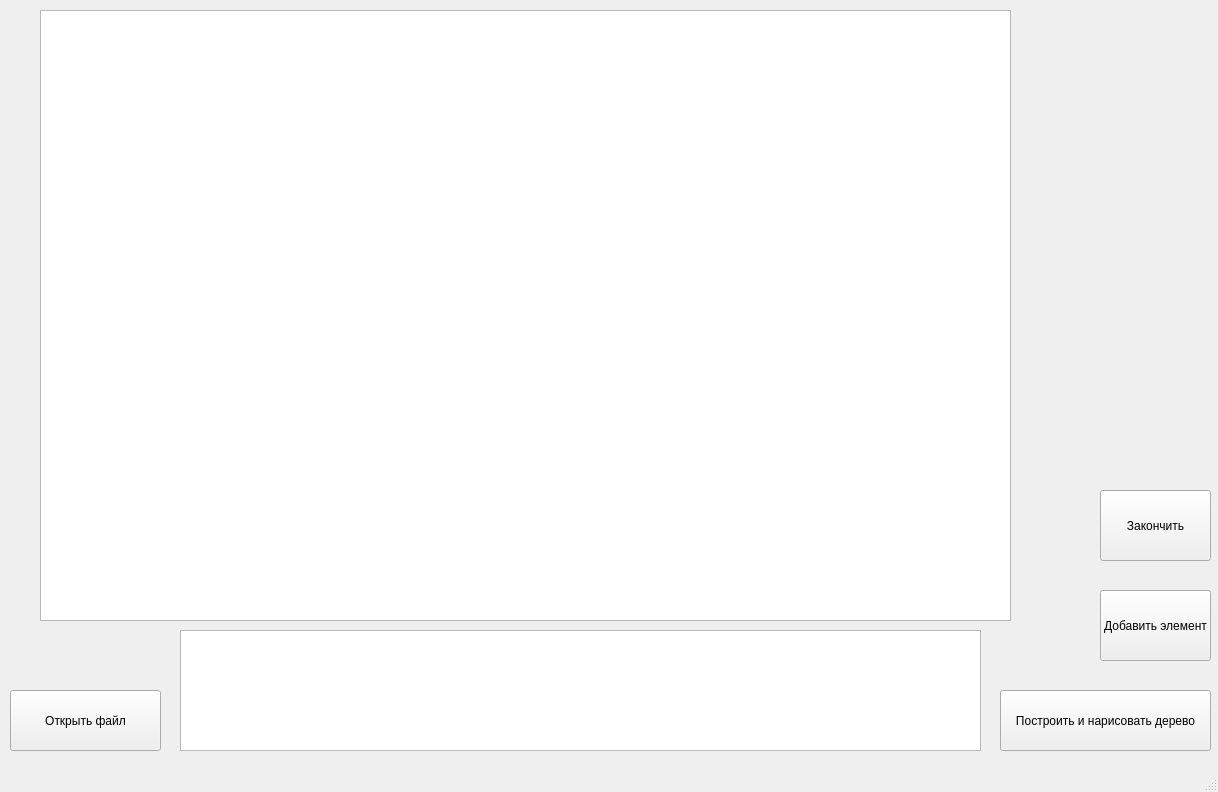
<?xml version="1.0" encoding="UTF-8"?>
<ui version="4.0">
 <class>MainWindow</class>
 <widget class="QMainWindow" name="MainWindow">
  <property name="geometry">
   <rect>
    <x>0</x>
    <y>0</y>
    <width>1218</width>
    <height>792</height>
   </rect>
  </property>
  <property name="windowTitle">
   <string>MainWindow</string>
  </property>
  <widget class="QWidget" name="centralwidget">
   <widget class="QPushButton" name="pushButton">
    <property name="geometry">
     <rect>
      <x>1000</x>
      <y>690</y>
      <width>211</width>
      <height>61</height>
     </rect>
    </property>
    <property name="text">
     <string>Построить и нарисовать дерево</string>
    </property>
   </widget>
   <widget class="QPushButton" name="pushButton_2">
    <property name="geometry">
     <rect>
      <x>10</x>
      <y>690</y>
      <width>151</width>
      <height>61</height>
     </rect>
    </property>
    <property name="text">
     <string>Открыть файл</string>
    </property>
   </widget>
   <widget class="QPushButton" name="pushButton_3">
    <property name="geometry">
     <rect>
      <x>1100</x>
      <y>590</y>
      <width>111</width>
      <height>71</height>
     </rect>
    </property>
    <property name="text">
     <string>Добавить элемент</string>
    </property>
   </widget>
   <widget class="QGraphicsView" name="graphicsView">
    <property name="geometry">
     <rect>
      <x>40</x>
      <y>10</y>
      <width>971</width>
      <height>611</height>
     </rect>
    </property>
   </widget>
   <widget class="QPushButton" name="pushButton_4">
    <property name="geometry">
     <rect>
      <x>1100</x>
      <y>490</y>
      <width>111</width>
      <height>71</height>
     </rect>
    </property>
    <property name="text">
     <string>Закончить</string>
    </property>
   </widget>
   <widget class="QTextEdit" name="textEdit">
    <property name="geometry">
     <rect>
      <x>180</x>
      <y>630</y>
      <width>801</width>
      <height>121</height>
     </rect>
    </property>
   </widget>
  </widget>
  <widget class="QMenuBar" name="menubar">
   <property name="geometry">
    <rect>
     <x>0</x>
     <y>0</y>
     <width>1218</width>
     <height>21</height>
    </rect>
   </property>
  </widget>
  <widget class="QStatusBar" name="statusbar"/>
 </widget>
 <resources/>
 <connections/>
</ui>
